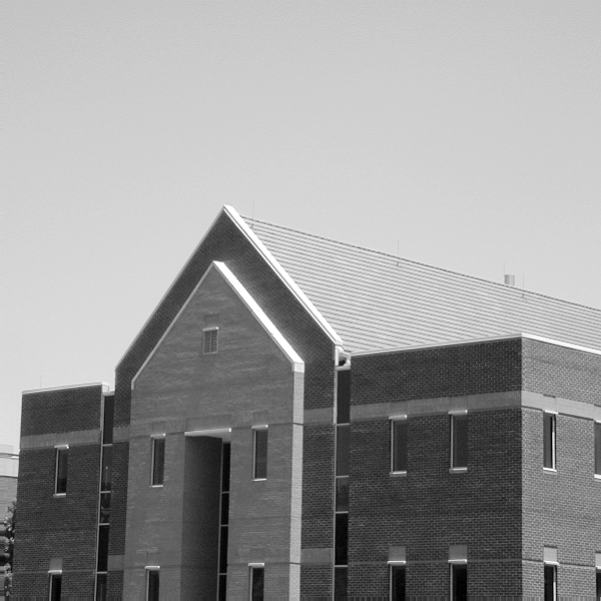
%> input picture final/building.tif, 601 x 601 px
$ octave Week12.m   (GNU Octave 9; MATLAB toolbox functions it lacks are replaced by stand-ins)
%> lines starting %> are read from the running program, lines starting %| are printed output that depends on the picture; in (x1, y1, x2, y2) boxes, pixels count from 0 and x2, y2 are one past the last pixel; in counts of white or black regions, pixels touching at a corner belong together; the program's own positions count from 1
%% Week12.m Image Segmentation using Hough Transform

%% ex_hough_5dots
clear all;
close all;
f = zeros(101, 101);
f(1, 1) = 1;
f(101, 1) = 1;
f(1, 101) = 1;
f(101, 101) = 1;
f(51, 51) = 1;

[H, theta, rho] = hough(f);
figure(1); imshow(H, []);
figure(2); imshow(H, 'XData', theta, 'YData', rho);
axis on, axis normal;
xlabel('\theta'), ylabel('\rho');

%% line_segment
clear all;
close all;

f = imread('building.tif');
%> f is the input picture: size 601x601 uint8; min 0, max 255, mean 152.8
g_canny_best = edge(f, 'canny', [.04 .1], 1.5);
%> g_canny_best: size 601x601 logical; 3.3% white in thin lines or dots, all inside (x1, y1, x2, y2) = (1, 204, 600, 600)

figure(1); imshow(g_canny_best);
[H, theta, rho] = hough(g_canny_best);
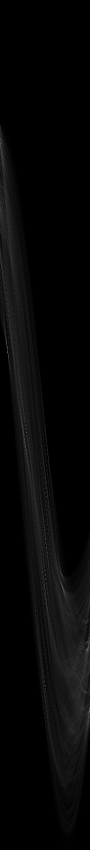
%> H: size 1699x180 double (shown at 1/2 size); min 0, max 200, mean 7
%> theta = 180 values from -90 to 89; rho = 1699 values from -849 to 849

figure(2);
imshow(uint8(H), 'XData', theta, 'YData', rho);
axis on, axis normal;
xlabel('\theta'), ylabel('\rho');
r = houghpeaks(H, 20);
%> r = 20 rows, first 12: [1160 92; 1190 92; 1152 125; 703 16; 1417 180; 1300 176; 885 51; 1175 125; 1372 91; 1096 93; 1050 93; 305 3]

hold on;

plot(theta(r(:, 2)), rho(r(:, 1)), 'linestyle', 'none',...
    'marker', 's', 'color', 'w');
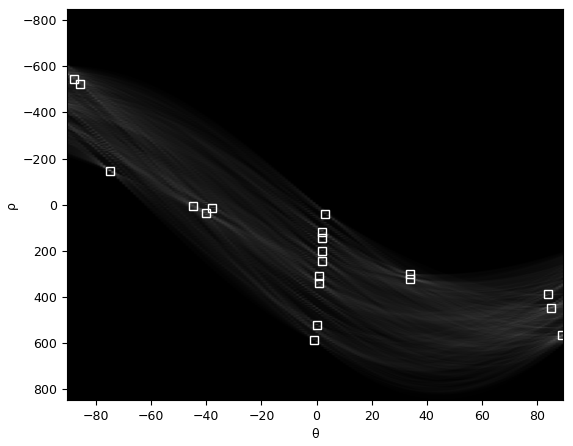
%> figure redrawn from the program's plot data
lines = houghlines(g_canny_best, theta, rho, r);
%> lines = 32 lines; longest, point1 to point2 (x, y): (297, 233) to (595, 312), (116, 370) to (228, 205), (224, 212) to (351, 364), (521, 338) to (340, 358), (131, 389) to (215, 265), (523, 482) to (523, 600)

figure(3); imshow(g_canny_best), hold on
for k = 1:length(lines)
xy = [lines(k).point1 ; lines(k).point2];
plot(xy(:, 1), xy(:, 2), 'LineWidth', 4, 'Color', ...
    [.6 .6 .6]);
end
%> this loop made 32 passes
%> xy on passes 1 to 12: [301 548; 301 593], [302 491; 302 544], [303 434; 303 483], [304 388; 304 433], [331 551; 331 600], [332 491; 332 548], [334 377; 334 433], [335 325; 335 371], [116 370; 228 205], [297 233; 595 312], [493 559; 544 559], [437 560; 488 560]
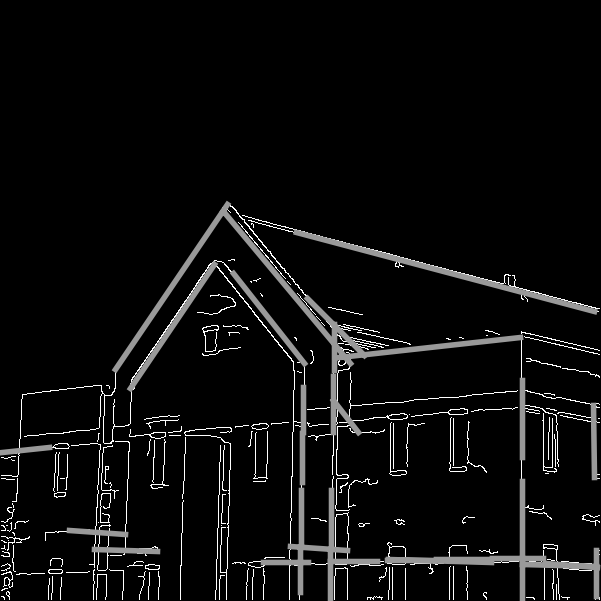
%> figure redrawn from the program's plot data

%% Global Thresholding
clear all; close all;
f = imread('rice.tif');
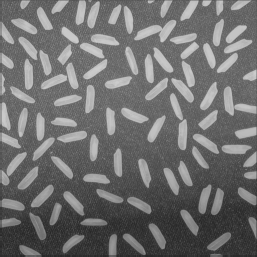
%> input picture final/rice.tif, 257 x 257 px
%> f is the input picture: size 257x257 uint8; min 40, max 205, mean 111
T = 0.5*(double(min(f(:))) + double(max(f(:))));
%> T = 122.5
done = false;

while ~done
    g = f>=T;
    Tnext = 0.5*(mean(f(g)) + mean(f(~g)));
    done = abs(T-Tnext) < 0.5;
    T = Tnext;
end
%> this loop made 4 passes
%> (Tnext, done, T) on passes 1 to 4: (128.5, false, 128.5), (130.4, false, 130.4), (131, false, 131), (131, true, 131)
clc
T
%> T = 131
To = graythresh(f)*255
%> To = 131

%% Local Thresholding
clear all; close all;
f = imread('rice.tif');
figure(1); imshow(f);

se = strel('disk', 10);
fo = imopen(f, se);
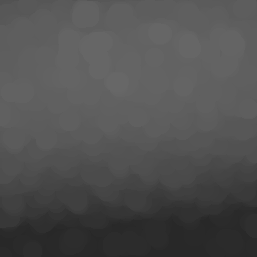
%> fo: size 257x257 uint8; min 40, max 103, mean 79.9
figure(2); imshow(fo);

To = graythresh(fo);
%> To = 0.282
T = fo + (To*255);
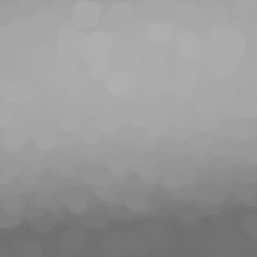
%> T: size 257x257 uint8; min 112, max 175, mean 151.9
figure(3); imshow(T);

[m, n] = size(f);
%> m = 257; n = 257
out = zeros(m, n);
out_idx = find(f >= T);
%> out_idx = 15588 values from 538 to 65772
out(out_idx) = 1;
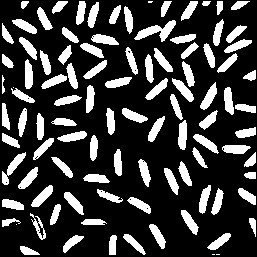
%> out: size 257x257 double; values 0 (black) and 1 (white), 23.6% white; 101 white regions (5 under 20 px), largest, box (x1, y1, x2, y2) and area: (134, 20, 176, 42) 370, (2, 152, 26, 185) 250, (31, 185, 53, 207) 218
figure(4); imshow(out);
